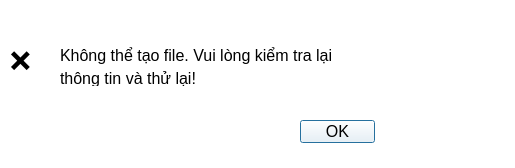
<?xml version="1.0" encoding="UTF-8"?>
<ui version="4.0">
 <class>Dialog</class>
 <widget class="QDialog" name="Dialog">
  <property name="geometry">
   <rect>
    <x>0</x>
    <y>0</y>
    <width>515</width>
    <height>168</height>
   </rect>
  </property>
  <property name="windowTitle">
   <string>Lỗi</string>
  </property>
  <property name="styleSheet">
   <string notr="true">background-color:#FFFFFF;
color: black</string>
  </property>
  <widget class="QLabel" name="label">
   <property name="geometry">
    <rect>
     <x>60</x>
     <y>-10</y>
     <width>391</width>
     <height>131</height>
    </rect>
   </property>
   <property name="font">
    <font>
     <pointsize>12</pointsize>
    </font>
   </property>
   <property name="text">
    <string>Không thể tạo file. Vui lòng kiểm tra lại</string>
   </property>
  </widget>
  <widget class="QPushButton" name="pushButton">
   <property name="geometry">
    <rect>
     <x>300</x>
     <y>120</y>
     <width>75</width>
     <height>23</height>
    </rect>
   </property>
   <property name="font">
    <font>
     <pointsize>12</pointsize>
    </font>
   </property>
   <property name="text">
    <string>OK</string>
   </property>
  </widget>
  <widget class="QLabel" name="label_2">
   <property name="geometry">
    <rect>
     <x>60</x>
     <y>70</y>
     <width>201</width>
     <height>16</height>
    </rect>
   </property>
   <property name="font">
    <font>
     <pointsize>12</pointsize>
    </font>
   </property>
   <property name="text">
    <string>thông tin và thử lại!</string>
   </property>
  </widget>
  <widget class="QLabel" name="label_3">
   <property name="geometry">
    <rect>
     <x>10</x>
     <y>20</y>
     <width>41</width>
     <height>81</height>
    </rect>
   </property>
   <property name="font">
    <font>
     <pointsize>20</pointsize>
     <weight>75</weight>
     <bold>true</bold>
    </font>
   </property>
   <property name="text">
    <string>❌</string>
   </property>
  </widget>
 </widget>
 <resources/>
 <connections/>
</ui>
